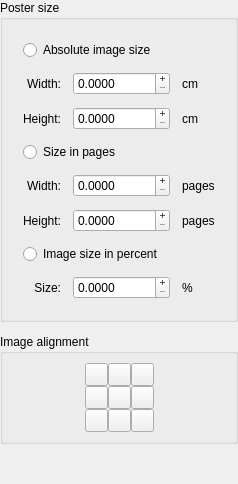
        <widget class="QWidget" name="m_posterSizeStep">
         <layout class="QVBoxLayout" name="_13">
          <property name="spacing">
           <number>12</number>
          </property>
          <property name="margin">
           <number>0</number>
          </property>
          <item>
           <widget class="QGroupBox" name="m_posterSizeGroup">
            <property name="title">
             <string>Poster size</string>
            </property>
            <layout class="QGridLayout" name="_14">
             <property name="margin">
              <number>20</number>
             </property>
             <property name="spacing">
              <number>12</number>
             </property>
             <item row="4" column="2">
              <widget class="QLabel" name="m_posterPagesWidthDimensionUnitLabel">
               <property name="text">
                <string>pages</string>
               </property>
              </widget>
             </item>
             <item row="2" column="2">
              <widget class="QLabel" name="m_posterAbsoluteHeightDimensionUnitLabel">
               <property name="text">
                <string>cm</string>
               </property>
              </widget>
             </item>
             <item row="5" column="2">
              <widget class="QLabel" name="m_posterPagesHeightDimensionUnitLabel">
               <property name="text">
                <string>pages</string>
               </property>
              </widget>
             </item>
             <item row="2" column="0">
              <widget class="QLabel" name="m_posterAbsoluteHeightLabel">
               <property name="text">
                <string>Height:</string>
               </property>
               <property name="alignment">
                <set>Qt::AlignRight|Qt::AlignTrailing|Qt::AlignVCenter</set>
               </property>
              </widget>
             </item>
             <item row="6" column="0" colspan="3">
              <widget class="QRadioButton" name="m_posterSizePercentualRadioButton">
               <property name="text">
                <string>Image size in percent</string>
               </property>
              </widget>
             </item>
             <item row="0" column="0" colspan="3">
              <widget class="QRadioButton" name="m_posterSizeAbsoluteRadioButton">
               <property name="text">
                <string>Absolute image size</string>
               </property>
              </widget>
             </item>
             <item row="1" column="2">
              <widget class="QLabel" name="m_posterAbsoluteWidthDimensionUnitLabel">
               <property name="text">
                <string>cm</string>
               </property>
              </widget>
             </item>
             <item row="3" column="0" colspan="3">
              <widget class="QRadioButton" name="m_posterSizeInPagesRadioButton">
               <property name="text">
                <string>Size in pages</string>
               </property>
              </widget>
             </item>
             <item row="4" column="0">
              <widget class="QLabel" name="m_posterPagesWidthLabel">
               <property name="text">
                <string>Width:</string>
               </property>
               <property name="alignment">
                <set>Qt::AlignRight|Qt::AlignTrailing|Qt::AlignVCenter</set>
               </property>
              </widget>
             </item>
             <item row="1" column="0">
              <widget class="QLabel" name="m_posterAbsoluteWidthLabel">
               <property name="text">
                <string>Width:</string>
               </property>
               <property name="alignment">
                <set>Qt::AlignRight|Qt::AlignTrailing|Qt::AlignVCenter</set>
               </property>
              </widget>
             </item>
             <item row="5" column="0">
              <widget class="QLabel" name="m_posterPagesHeightLabel">
               <property name="text">
                <string>Height:</string>
               </property>
               <property name="alignment">
                <set>Qt::AlignRight|Qt::AlignTrailing|Qt::AlignVCenter</set>
               </property>
              </widget>
             </item>
             <item row="7" column="0">
              <widget class="QLabel" name="m_posterPercentualSizeLabel">
               <property name="text">
                <string>Size:</string>
               </property>
               <property name="alignment">
                <set>Qt::AlignRight|Qt::AlignTrailing|Qt::AlignVCenter</set>
               </property>
              </widget>
             </item>
             <item row="7" column="2">
              <widget class="QLabel" name="m_posterPercentualSizeUnitLabel">
               <property name="text">
                <string>%</string>
               </property>
              </widget>
             </item>
             <item row="4" column="1">
              <widget class="SnapSpinBox" name="m_posterPagesWidthInput">
               <property name="sizePolicy">
                <sizepolicy hsizetype="Preferred" vsizetype="Fixed">
                 <horstretch>0</horstretch>
                 <verstretch>0</verstretch>
                </sizepolicy>
               </property>
               <property name="buttonSymbols">
                <enum>QAbstractSpinBox::PlusMinus</enum>
               </property>
               <property name="decimals">
                <number>4</number>
               </property>
               <property name="maximum">
                <double>999.000000000000000</double>
               </property>
              </widget>
             </item>
             <item row="5" column="1">
              <widget class="SnapSpinBox" name="m_posterPagesHeightInput">
               <property name="sizePolicy">
                <sizepolicy hsizetype="Preferred" vsizetype="Fixed">
                 <horstretch>0</horstretch>
                 <verstretch>0</verstretch>
                </sizepolicy>
               </property>
               <property name="buttonSymbols">
                <enum>QAbstractSpinBox::PlusMinus</enum>
               </property>
               <property name="decimals">
                <number>4</number>
               </property>
               <property name="maximum">
                <double>999.990000000000009</double>
               </property>
              </widget>
             </item>
             <item row="2" column="1">
              <widget class="SnapSpinBox" name="m_posterAbsoluteHeightInput">
               <property name="sizePolicy">
                <sizepolicy hsizetype="Preferred" vsizetype="Fixed">
                 <horstretch>0</horstretch>
                 <verstretch>0</verstretch>
                </sizepolicy>
               </property>
               <property name="buttonSymbols">
                <enum>QAbstractSpinBox::PlusMinus</enum>
               </property>
               <property name="decimals">
                <number>4</number>
               </property>
               <property name="maximum">
                <double>999999.000000000000000</double>
               </property>
              </widget>
             </item>
             <item row="1" column="1">
              <widget class="SnapSpinBox" name="m_posterAbsoluteWidthInput">
               <property name="sizePolicy">
                <sizepolicy hsizetype="Preferred" vsizetype="Fixed">
                 <horstretch>0</horstretch>
                 <verstretch>0</verstretch>
                </sizepolicy>
               </property>
               <property name="buttonSymbols">
                <enum>QAbstractSpinBox::PlusMinus</enum>
               </property>
               <property name="decimals">
                <number>4</number>
               </property>
               <property name="maximum">
                <double>999999.000000000000000</double>
               </property>
              </widget>
             </item>
             <item row="7" column="1">
              <widget class="SnapSpinBox" name="m_posterPercentualSizeInput">
               <property name="sizePolicy">
                <sizepolicy hsizetype="Preferred" vsizetype="Fixed">
                 <horstretch>0</horstretch>
                 <verstretch>0</verstretch>
                </sizepolicy>
               </property>
               <property name="buttonSymbols">
                <enum>QAbstractSpinBox::PlusMinus</enum>
               </property>
               <property name="decimals">
                <number>4</number>
               </property>
               <property name="maximum">
                <double>999999.000000000000000</double>
               </property>
              </widget>
             </item>
            </layout>
           </widget>
          </item>
          <item>
           <widget class="QGroupBox" name="m_posterAlignmentGroup">
            <property name="title">
             <string>Image alignment</string>
            </property>
            <layout class="QGridLayout" name="gridLayout">
             <property name="spacing">
              <number>0</number>
             </property>
             <item row="0" column="3">
              <widget class="QToolButton" name="m_posterAlignmentTopRightButton">
               <property name="text">
                <string/>
               </property>
               <property name="icon">
                <iconset resource="posterazor.qrc">
                 <normaloff>:/PosterAlignmentImages/alignmenttopright.png</normaloff>:/PosterAlignmentImages/alignmenttopright.png</iconset>
               </property>
               <property name="iconSize">
                <size>
                 <width>15</width>
                 <height>16</height>
                </size>
               </property>
               <property name="checkable">
                <bool>true</bool>
               </property>
               <property name="autoExclusive">
                <bool>true</bool>
               </property>
              </widget>
             </item>
             <item row="0" column="1">
              <widget class="QToolButton" name="m_posterAlignmentTopLeftButton">
               <property name="text">
                <string/>
               </property>
               <property name="icon">
                <iconset resource="posterazor.qrc">
                 <normaloff>:/PosterAlignmentImages/alignmenttopleft.png</normaloff>:/PosterAlignmentImages/alignmenttopleft.png</iconset>
               </property>
               <property name="iconSize">
                <size>
                 <width>15</width>
                 <height>16</height>
                </size>
               </property>
               <property name="checkable">
                <bool>true</bool>
               </property>
               <property name="autoExclusive">
                <bool>true</bool>
               </property>
              </widget>
             </item>
             <item row="0" column="2">
              <widget class="QToolButton" name="m_posterAlignmentTopButton">
               <property name="text">
                <string/>
               </property>
               <property name="icon">
                <iconset resource="posterazor.qrc">
                 <normaloff>:/PosterAlignmentImages/alignmenttophcenter.png</normaloff>:/PosterAlignmentImages/alignmenttophcenter.png</iconset>
               </property>
               <property name="iconSize">
                <size>
                 <width>15</width>
                 <height>16</height>
                </size>
               </property>
               <property name="checkable">
                <bool>true</bool>
               </property>
               <property name="autoExclusive">
                <bool>true</bool>
               </property>
              </widget>
             </item>
             <item row="1" column="1">
              <widget class="QToolButton" name="m_posterAlignmentLeftButton">
               <property name="text">
                <string/>
               </property>
               <property name="icon">
                <iconset resource="posterazor.qrc">
                 <normaloff>:/PosterAlignmentImages/alignmentvcenterleft.png</normaloff>:/PosterAlignmentImages/alignmentvcenterleft.png</iconset>
               </property>
               <property name="iconSize">
                <size>
                 <width>15</width>
                 <height>16</height>
                </size>
               </property>
               <property name="checkable">
                <bool>true</bool>
               </property>
               <property name="autoExclusive">
                <bool>true</bool>
               </property>
              </widget>
             </item>
             <item row="1" column="2">
              <widget class="QToolButton" name="m_posterAlignmentCenterButton">
               <property name="text">
                <string/>
               </property>
               <property name="icon">
                <iconset resource="posterazor.qrc">
                 <normaloff>:/PosterAlignmentImages/alignmentcenter.png</normaloff>:/PosterAlignmentImages/alignmentcenter.png</iconset>
               </property>
               <property name="iconSize">
                <size>
                 <width>15</width>
                 <height>16</height>
                </size>
               </property>
               <property name="checkable">
                <bool>true</bool>
               </property>
               <property name="autoExclusive">
                <bool>true</bool>
               </property>
              </widget>
             </item>
             <item row="1" column="3">
              <widget class="QToolButton" name="m_posterAlignmentRightButton">
               <property name="text">
                <string/>
               </property>
               <property name="icon">
                <iconset resource="posterazor.qrc">
                 <normaloff>:/PosterAlignmentImages/alignmentvcenterright.png</normaloff>:/PosterAlignmentImages/alignmentvcenterright.png</iconset>
               </property>
               <property name="iconSize">
                <size>
                 <width>15</width>
                 <height>16</height>
                </size>
               </property>
               <property name="checkable">
                <bool>true</bool>
               </property>
               <property name="autoExclusive">
                <bool>true</bool>
               </property>
              </widget>
             </item>
             <item row="2" column="1">
              <widget class="QToolButton" name="m_posterAlignmentBottomLeftButton">
               <property name="text">
                <string/>
               </property>
               <property name="icon">
                <iconset resource="posterazor.qrc">
                 <normaloff>:/PosterAlignmentImages/alignmentbottomleft.png</normaloff>:/PosterAlignmentImages/alignmentbottomleft.png</iconset>
               </property>
               <property name="iconSize">
                <size>
                 <width>15</width>
                 <height>16</height>
                </size>
               </property>
               <property name="checkable">
                <bool>true</bool>
               </property>
               <property name="autoExclusive">
                <bool>true</bool>
               </property>
              </widget>
             </item>
             <item row="2" column="2">
              <widget class="QToolButton" name="m_posterAlignmentBottomButton">
               <property name="text">
                <string/>
               </property>
               <property name="icon">
                <iconset resource="posterazor.qrc">
                 <normaloff>:/PosterAlignmentImages/alignmentbottomhcenter.png</normaloff>:/PosterAlignmentImages/alignmentbottomhcenter.png</iconset>
               </property>
               <property name="iconSize">
                <size>
                 <width>15</width>
                 <height>16</height>
                </size>
               </property>
               <property name="checkable">
                <bool>true</bool>
               </property>
               <property name="autoExclusive">
                <bool>true</bool>
               </property>
              </widget>
             </item>
             <item row="2" column="3">
              <widget class="QToolButton" name="m_posterAlignmentBottomRightButton">
               <property name="text">
                <string/>
               </property>
               <property name="icon">
                <iconset resource="posterazor.qrc">
                 <normaloff>:/PosterAlignmentImages/alignmentbottomright.png</normaloff>:/PosterAlignmentImages/alignmentbottomright.png</iconset>
               </property>
               <property name="iconSize">
                <size>
                 <width>15</width>
                 <height>16</height>
                </size>
               </property>
               <property name="checkable">
                <bool>true</bool>
               </property>
               <property name="autoExclusive">
                <bool>true</bool>
               </property>
              </widget>
             </item>
             <item row="0" column="0">
              <spacer name="horizontalSpacer_2">
               <property name="orientation">
                <enum>Qt::Horizontal</enum>
               </property>
               <property name="sizeHint" stdset="0">
                <size>
                 <width>0</width>
                 <height>20</height>
                </size>
               </property>
              </spacer>
             </item>
             <item row="0" column="4">
              <spacer name="horizontalSpacer_3">
               <property name="orientation">
                <enum>Qt::Horizontal</enum>
               </property>
               <property name="sizeHint" stdset="0">
                <size>
                 <width>0</width>
                 <height>20</height>
                </size>
               </property>
              </spacer>
             </item>
            </layout>
           </widget>
          </item>
          <item>
           <spacer name="spacer_2">
            <property name="orientation">
             <enum>Qt::Vertical</enum>
            </property>
            <property name="sizeType">
             <enum>QSizePolicy::Expanding</enum>
            </property>
            <property name="sizeHint" stdset="0">
             <size>
              <width>20</width>
              <height>40</height>
             </size>
            </property>
           </spacer>
          </item>
         </layout>
        </widget>
